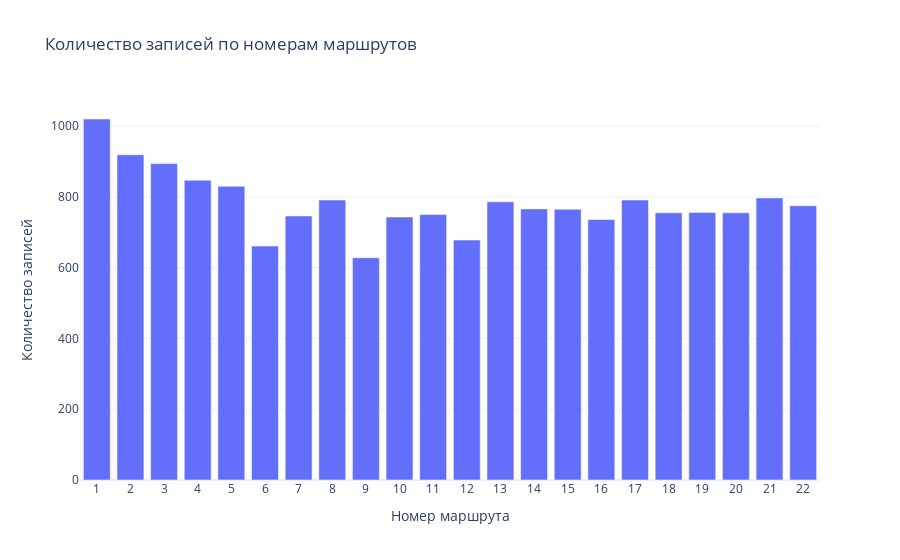

This figure's notebook cell:
### Code cell
make_count_of_records_per_route("data/cars/число значений для маршрута дели.csv")

### Figure 1 — Plotly figure (JSON) as saved in the notebook; plotly's stock layout.template omitted (floating-point values rounded to 4 significant figures)
{"data": [{"name": "Records Count", "x": ["1", "2", "3", "4", "5", "6", "7", "8", "9", "10", "11", "12", "13", "14", "15", "16", "17", "18", "19", "20", "21", "22"], "y": [1020, 919, 894, 847, 830, 661, 746, 791, 628, 743, 750, 678, 786, 766, 765, 736, 791, 755, 756, 755, 797, 775], "type": "bar"}], "layout": {"title": {"text": "Количество записей по номерам маршрутов"}, "xaxis": {"title": {"text": "Номер маршрута"}}, "yaxis": {"title": {"text": "Количество записей"}}}}
